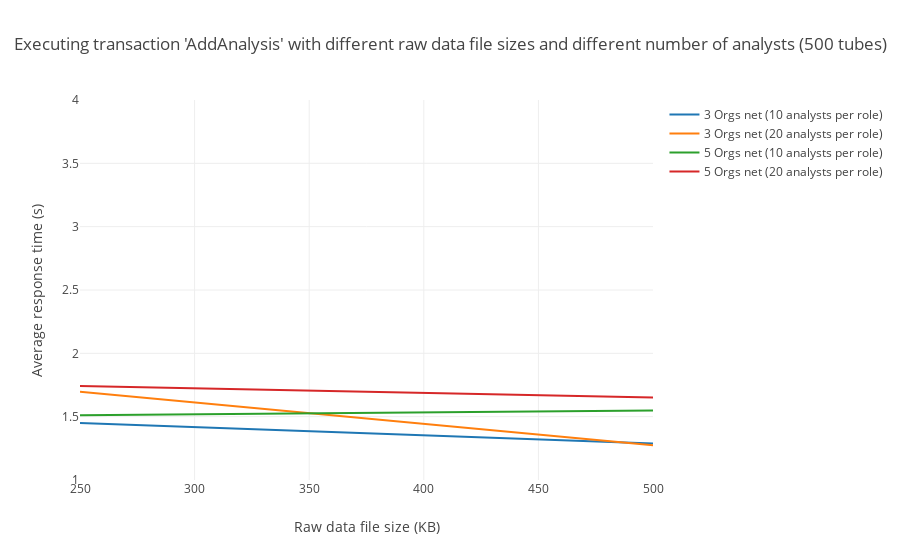

Notebook cell for this chart:
### Markdown cell above
### Average times when executing tx 'AddAnalysis' by analysts

### Code cell
# 3 Orgs net data
threeOrgs10 = [1.4509, 1.2881]
threeOrgs20 = [1.6969, 1.2734]
# 5 Orgs net data
fiveOrgs10 = [1.5105, 1.5482]
fiveOrgs20 = [1.7421, 1.6504]

avgAnalysis(500, threeOrgs10, threeOrgs20, fiveOrgs10, fiveOrgs20)

### Figure 1 — Plotly figure (JSON) as saved in the notebook; plotly's stock layout.template omitted (floating-point values rounded to 4 significant figures)
{"data": [{"mode": "lines", "name": "3 Orgs net (10 analysts per role)", "type": "scatter", "uid": "e5c6daa7-ee7c-4c30-b42f-d22db84c70ea", "x": [250, 500], "y": [1.451, 1.288]}, {"mode": "lines", "name": "3 Orgs net (20 analysts per role)", "type": "scatter", "uid": "708049d6-a6d2-4852-885b-913fa54d2fbe", "x": [250, 500], "y": [1.697, 1.273]}, {"mode": "lines", "name": "5 Orgs net (10 analysts per role)", "type": "scatter", "uid": "967c73c9-312c-4387-9436-02b02f63ed46", "x": [250, 500], "y": [1.51, 1.548]}, {"mode": "lines", "name": "5 Orgs net (20 analysts per role)", "type": "scatter", "uid": "e5b9f9ed-85f0-4ecc-8381-4736b42c9f0b", "x": [250, 500], "y": [1.742, 1.65]}], "layout": {"barmode": "group", "title": {"text": "Executing transaction 'AddAnalysis' with different raw data file sizes and different number of analysts (500 tubes)"}, "xaxis": {"range": [250, 500], "title": {"text": "Raw data file size (KB)"}}, "yaxis": {"range": [1, 4], "title": {"text": "Average response time (s)"}}}}
